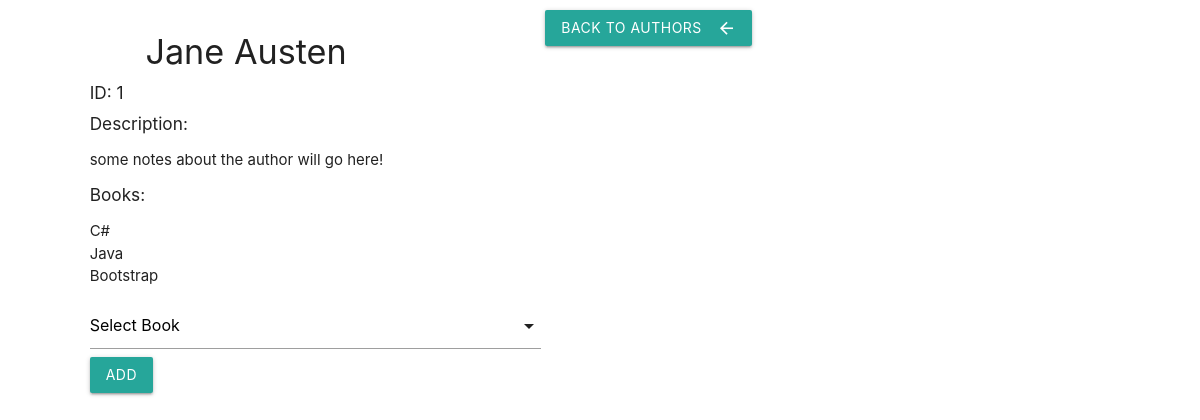
Screenshot of /authors/1 with the database file from the repository.
### books_authors_app/models.py (models this page shows)
class Author(models.Model):
    first_name = models.CharField(max_length=255)
    last_name = models.CharField(max_length=255)
    notes = models.TextField()
    books = models.ManyToManyField(Book, related_name = 'authors')
    created_at = models.DateTimeField(auto_now_add=True)
    updated_at = models.DateTimeField(auto_now=True)

class Book(models.Model):
    title = models.CharField(max_length=255)
    desc = models.TextField()
    created_at = models.DateTimeField(auto_now_add=True)
    updated_at = models.DateTimeField(auto_now=True)

### books_authors_app/views.py (the view)
# urls.py: path('authors/<int:number>',views.author_info),
def author_info(request,number):
    author = Author.objects.get(id=number)
    context = {
        'author' : author,
        'books' : author.books.all(),
        'add_books' : Book.objects.exclude(authors=Author.objects.get(id=number))
    }
    return render(request, 'author_info.html', context)

### books_authors_app/templates/author_info.html (shortened to what this page needs)
<!DOCTYPE html>
<html lang="en">
  <head>
    {% load static %}
    <link rel="stylesheet" href="{% static 'css/materialize.css' %}" />
    <link rel="stylesheet" href="{% static 'css/my-style.css' %}" />
  </head>
  <body>
    <div class="wrapper">
      <div class="adder">
        <div class="container">
          <h4>{{author.first_name}} {{author.last_name}}</h4>
          <h6>ID: {{author.id}}</h6>
          <h6>Description:</h6>
          <p>{{author.notes}}</p>
          <h6>Books:</h6>
          <ul>
            {% for book in books %}
            <li>{{book.title}}</li>
            {% endfor %}
          </ul>
        </div>
        <div class="input-field col s12 selector">
          <form action="/add_author_book/{{author.id}}" method="post">
            <button
              class="btn waves-effect waves-light"
              type="submit"
              name="action"
            >
              Add
            </button>
          </form>
        </div>
      </div>
      <div class="adder">
        <a href="/authors" class="waves-effect waves-light btn"
          ><i class="material-icons right">arrow_back</i>Back to Authors</a
        >
      </div>
    </div>
  </body>
</html>

### books_authors_app/static/css/my-style.css (style rules this page uses)
.wrapper { padding: 10px; }
.adder, .book-table { width: 45%; display: inline-block; vertical-align: top; }
h4, .selector { margin-left: 15%; }

### rows the page displays
Author: first_name "Jane", last_name "Austen", id "1", notes "some notes about the author will go here!"
Book: title "C#"
Book: title "Java"
Book: title "Bootstrap"
